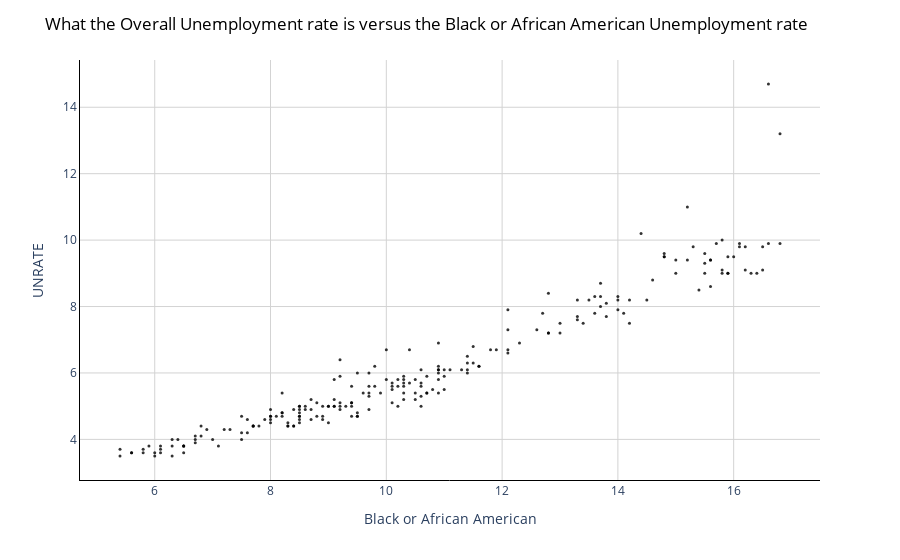

Write notebook code for a chart like this one.
### Code cell
# Change chart background color
fig.update_layout(dict(plot_bgcolor = 'white'))

# Update axes lines
fig.update_xaxes(showgrid=True, gridwidth=1, gridcolor='lightgrey', 
zeroline=True, zerolinewidth=1, zerolinecolor='lightgrey', 
showline=True, linewidth=1, linecolor='black')

fig.update_yaxes(showgrid=True, gridwidth=1, gridcolor='lightgrey', 
zeroline=True, zerolinewidth=1, zerolinecolor='lightgrey', 
showline=True, linewidth=1, linecolor='black')

# Set figure title
fig.update_layout(title=dict(text="What the Overall Unemployment rate is versus the Black or African American Unemployment rate", 
font=dict(color='black')))

# Update marker size
fig.update_traces(marker=dict(size=3))

fig.show()

### Figure 1 — Plotly figure (JSON) as saved in the notebook; plotly's stock layout.template omitted (floating-point values rounded to 4 significant figures; data arrays with more than 128 entries replaced by an {"elided": "..."} marker saying what was removed)
{"data": [{"hovertemplate": "Black or African American=%{x}<br>UNRATE=%{y}<extra></extra>", "legendgroup": "", "marker": {"color": "black", "opacity": 0.8, "size": 3, "symbol": "circle"}, "mode": "markers", "name": "", "orientation": "v", "showlegend": false, "type": "scatter", "x": {"elided": "224 float values"}, "xaxis": "x", "y": {"elided": "224 float values"}, "yaxis": "y"}], "layout": {"legend": {"tracegroupgap": 0}, "margin": {"t": 60}, "plot_bgcolor": "white", "title": {"font": {"color": "black"}, "text": "What the Overall Unemployment rate is versus the Black or African American Unemployment rate"}, "xaxis": {"anchor": "y", "domain": [0, 1], "gridcolor": "lightgrey", "gridwidth": 1, "linecolor": "black", "linewidth": 1, "showgrid": true, "showline": true, "title": {"text": "Black or African American"}, "zeroline": true, "zerolinecolor": "lightgrey", "zerolinewidth": 1}, "yaxis": {"anchor": "x", "domain": [0, 1], "gridcolor": "lightgrey", "gridwidth": 1, "linecolor": "black", "linewidth": 1, "showgrid": true, "showline": true, "title": {"text": "UNRATE"}, "zeroline": true, "zerolinecolor": "lightgrey", "zerolinewidth": 1}}}
